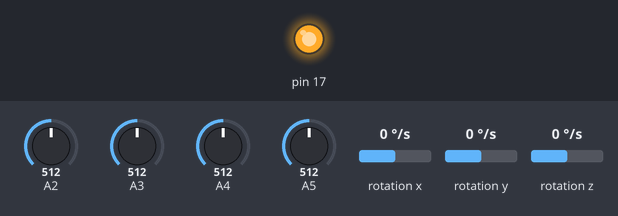
This sketch was run on a simulated Arduino Leonardo, built with avr-gcc and run on an emulated ATmega32U4. Parts: output pins drawn as LEDs (lit = HIGH). Wiring (inferred from the names in the program): ADS1015 converter at I2C address 0x48; MPU-6050 motion sensor at I2C address 0x68. Inputs (shaded band) come from the test bench; at power-on: A2 = 512, A3 = 512, A4 = 512, A5 = 512, rotation x 0 °/s, rotation y 0 °/s, rotation z 0 °/s. USB keyboard and mouse output is not drawn; what the sketch prints to the serial monitor is not drawn.

Above: at 0.1 s.
At 1.1 s:
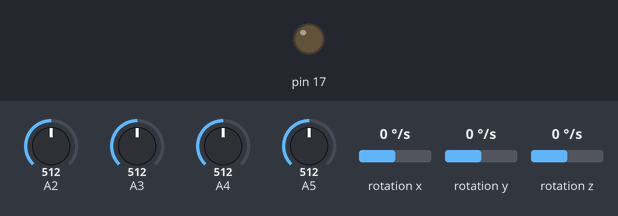
Timing chart, 0 to 2.6 s (numbered marks = the images above):
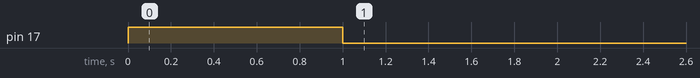

The sketch:

Leo_A1.ino
```cpp
#include "I2C.h"
#include "MPU_6050.h"
#include "MPU_6050_reg.h"
#include "Flex.h"

#include <Mouse.h>
#include <Keyboard.h>

#define F_CPU 16000000UL
#include <avr/io.h>
#include <inttypes.h>
#include <stdint.h>
#include <util/delay.h>
#include <stdlib.h>
#include <string.h>
#include <avr/interrupt.h>
#include <math.h>

volatile int xPosition = 0, yPosition = 0;
int control = 0;
int key_press = 0;

void initialize_adc(){

  PRR0 &= ~(1<<PRADC);
  ADMUX = 0x40;
  //Select Vref = AVcc
  ADMUX |= (1<<REFS0);
  ADMUX &= ~(1<<REFS1);

  //Setup ADC Clock div by 128 -> 125KHz
  ADCSRA |= (1<<ADPS0);
  ADCSRA |= (1<<ADPS1);
  ADCSRA |= (1<<ADPS2);

  //Setting Conversion Bit to 0
  ADCSRA &= ~(1<<ADIF);

  //Set to auto trigger
  ADCSRA |= (1<<ADATE);

  //Disable Input Buffer on ADC PIN
  DIDR0 |= (1<<ADC0D);

  //Enable ADC
  ADCSRA |= (1<<ADEN);
  //Start Conversion
  ADCSRA |= (1<<ADSC);

}

uint16_t flex_resL, flex_resR;
uint8_t ret;
int mouseL, mouseR;
int16_t accel_buff[3], gyro_buff[3];
int vx, vy;
void setup() {

  Mouse.begin();
  Keyboard.begin();
  initialize_adc();
  Serial.begin(9600);
  DDRB |= (1<<0);
  sei();
  init_i2c();
  ret = i2c_start_w_address(MPU6050_ADDRESS + I2C_WRITE);
  if(ret == 0){
    PORTB |= (1<<0);
    _delay_ms(1000);
    PORTB &= ~(1<<0);
  }
  mpu6050_init();
  flex_init();
  //can read flex either directly using ADC or over I2c.
}

void loop() {

  //flex_resL = flex_get_data(0); // mapping 0th cahnnel to left finger
  //flex_resR = flex_get_data(1); //mapping 1st channel to the right finger


  mpu6050_read_gyro_ALL(gyro_buff);

  vx = (gyro_buff[0]+300)/150;  // change 300 from 0 to 355
  vy = -(gyro_buff[2]-0)/150; // same here about "-100"  from -355 to 0

/*
  Serial.print("gx = ");
  Serial.print(gyro_buff[0]);

  Serial.print(" | gy = ");
  Serial.print(gyro_buff[1]);

  Serial.print(" | gz = ");
  Serial.print(gyro_buff[2]);
  Serial.print("\n");
*/
  Mouse.move(vx, vy);
  //delay(20);

   while(!(ADCSRA & (1<<ADIF)));
      if(key_press == 0){
      xPosition = ADC;
      Serial.println("Value of X is = ");
      Serial.print(xPosition);
      Serial.println(" ");
      ADMUX = 0x41; //read from A1
      _delay_ms(10);
      key_press = 1;
      ADCSRA |= (1<<ADEN);
      ADCSRA |= (1<<ADSC);
    }
     if(key_press == 1){
      yPosition = ADC;
      Serial.println("Value of Y is = ");
      Serial.print(yPosition);
      Serial.println(" ");
      ADMUX = 0x44; //read from A4
      _delay_ms(10);
      key_press = 2;
      ADCSRA |= (1<<ADEN);
      ADCSRA |= (1<<ADSC);

   }

    if(key_press == 2){
      mouseL = ADC; // this will be at anaog 3
      Serial.println("Value of Mouse Left is = ");
      Serial.print(mouseL);
      Serial.println(" ");
      ADMUX = 0x45;
      _delay_ms(10);
      key_press = 3;
      ADCSRA |= (1<<ADEN);
      ADCSRA |= (1<<ADSC);
   }

   if(key_press == 3){
      mouseR = ADC; // this will be at analog 2
      Serial.println("Value of Mouse Right is = ");
      Serial.print(mouseR);
      Serial.println(" ");

      ADMUX = 0x40;
      _delay_ms(10);
      key_press = 0;
      ADCSRA |= (1<<ADEN);
      ADCSRA |= (1<<ADSC);
    }


   if(mouseL < 620){
      Mouse.press(MOUSE_LEFT);
    }

    if(mouseR < 590){
      Mouse.press(MOUSE_RIGHT);
    }

    if (xPosition < 250 && (yPosition>250 && yPosition<750))
     {
     //Keyboard.releaseAll();
      Keyboard.press('a'); //for a
      //Keyboard.release('a');
     }

     else if (xPosition > 750 && (yPosition>250 && yPosition<750))
     {
     // Keyboard.releaseAll();
      Keyboard.press('d'); //for d
      //Keyboard.release('d');
     }

    else if (yPosition > 750 && (xPosition>250 && xPosition< 750))
    {
      //Keyboard.releaseAll();
      Keyboard.press('w'); //for w
      //Keyboard.releaseAll();
    }

    else if (yPosition < 250 && (xPosition>250 && xPosition< 750))
    {
      //Keyboard.releaseAll();
      Keyboard.press('s'); //for s
      //Keyboard.releaseAll();
    }
    else{
      Keyboard.releaseAll();
      }
    //_delay_ms(20);

}
```

Flex.cpp
```cpp
/*
 * Flex.c
 *
 * Created: 12/18/2021 11:07:04 PM
 *  Author: arjun
 */
#include <inttypes.h>
#include <stdint.h>

#include "Flex.h"
#include "I2C.h"


//0 for device found
//1 if device not found
uint8_t flex_init(void)
{
	uint8_t res;
	res = i2c_start(flex_default_address+I2C_WRITE);

	i2c_start_wait(flex_default_address+I2C_WRITE);
	i2c_write(ADS1015_POINTER_CONFIG);
	uint16_t temp_data = 0b0000101010000001;
	i2c_write(temp_data >> 8);
	temp_data = temp_data & 0xFF;
	i2c_write(temp_data);
	i2c_stop();

}


//returns a zero when not functioning properly.
//returns analog output otherwise
uint16_t flex_get_data(uint8_t channel)
{

	uint16_t result;

	if(channel >= 2){return 0;}

	uint16_t config = ADS1015_CONFIG_OS_SINGLE | 0 | 0x0020;
	//oring with 0 to set in continuous mode,
	//0x3300 represent s sampling rate of 3300Hz

	//Will return a different hex value for each gain
	//0x0E00: +/- 0.256V
	//0X0000: +/- 6.144V
	//0X0200: +/- 4.096V
	//0X0400: +/- 2.048V
	//0X0600: +/- 1.024V
	//0X0800: +/- 0.512V
	//0X0A00: +/- 0.256V
	config |= 0x0E00; //setting gain


	switch (channel){
		case(0):
			config |= ADS1015_CONFIG_MUX_SINGLE_0;
			break;

		case(1):
			config |= ADS1015_CONFIG_MUX_SINGLE_1;
	}

	//write_register()

	//i2c_write_bytes(flex_default_address, ADS1015_POINTER_CONVERT,2, *config);

	i2c_start_wait(flex_default_address+I2C_WRITE);
	i2c_write(ADS1015_POINTER_CONFIG);
	uint8_t temp_data = config>>8;
	i2c_write(temp_data);
	temp_data = config & 0xFF;
	i2c_write(temp_data);
	i2c_stop();

	uint8_t req_res[2];

	i2c_start_wait(flex_default_address+I2C_WRITE);
	i2c_write(ADS1015_POINTER_CONVERT);
	i2c_rep_start(flex_default_address+I2C_READ);

	req_res[1] = i2c_readAck();
	req_res[0] = i2c_readNak();
	i2c_stop();

	result = req_res[1] | (req_res[0] << 8 );
	result = result >> 4;
	return result;

}
```

Flex.h
```cpp
/*
 * Flex.h
 *
 * Created: 12/18/2021 11:06:50 PM
 *  Author: arjun
 */


#ifndef FLEX_H_
#define FLEX_H_

#define flex_default_address 0b10010000 //shifted address

#define ADS1015_DELAY                (1)

//Pointer Register
#define ADS1015_POINTER_CONVERT      (0x00)
#define ADS1015_POINTER_CONFIG       (0x01)
#define ADS1015_POINTER_LOWTHRESH    (0x02)
#define ADS1015_POINTER_HITHRESH     (0x03)

#define ADS1015_CONFIG_OS_NO         (0x8000)
#define ADS1015_CONFIG_OS_SINGLE     (0x8000)
#define ADS1015_CONFIG_OS_READY      (0x0000)
#define ADS1015_CONFIG_OS_NOTREADY   (0x8000)

#define ADS1015_CONFIG_MODE_CONT     (0x0000)
#define ADS1015_CONFIG_MODE_SINGLE   (0x0100)

#define ADS1015_CONFIG_MUX_SINGLE_0    (0x4000)
#define ADS1015_CONFIG_MUX_SINGLE_1    (0x5000)
#define ADS1015_CONFIG_MUX_SINGLE_2    (0x6000)
#define ADS1015_CONFIG_MUX_SINGLE_3    (0x7000)
#define ADS1015_CONFIG_MUX_DIFF_P0_N1  (0x0000)
#define ADS1015_CONFIG_MUX_DIFF_P0_N3  (0x1000)
#define ADS1015_CONFIG_MUX_DIFF_P1_N3  (0x2000)
#define ADS1015_CONFIG_MUX_DIFF_P2_N3  (0x3000)


#define ADS1015_CONFIG_RATE_128HZ    (0x0000)
#define ADS1015_CONFIG_RATE_250HZ    (0x0020)
#define ADS1015_CONFIG_RATE_490HZ    (0x0040)
#define ADS1015_CONFIG_RATE_920HZ    (0x0060)
#define ADS1015_CONFIG_RATE_1600HZ   (0x0080)
#define ADS1015_CONFIG_RATE_2400HZ   (0x00A0)
#define ADS1015_CONFIG_RATE_3300HZ   (0x00C0)

#define ADS1015_CONFIG_PGA_MASK      (0X0E00)
#define ADS1015_CONFIG_PGA_TWOTHIRDS       (0X0000)  // +/- 6.144v
#define ADS1015_CONFIG_PGA_1         (0X0200)  // +/- 4.096v
#define ADS1015_CONFIG_PGA_2         (0X0400)  // +/- 2.048v
#define ADS1015_CONFIG_PGA_4         (0X0600)  // +/- 1.024v
#define ADS1015_CONFIG_PGA_8         (0X0800)  // +/- 0.512v
#define ADS1015_CONFIG_PGA_16        (0X0A00)  // +/- 0.256v

#define ADS1015_CONFIG_CMODE_TRAD   (0x0000)  // Traditional comparator with hysteresis (default)
#define ADS1015_CONFIG_CMODE_WINDOW (0x0010)  // Window comparator
#define ADS1015_CONFIG_CPOL_ACTVLOW (0x0000)  // ALERT/RDY pin is low when active (default)
#define ADS1015_CONFIG_CPOL_ACTVHI  (0x0008)  // ALERT/RDY pin is high when active
#define ADS1015_CONFIG_CLAT_NONLAT  (0x0000)  // Non-latching comparator (default)
#define ADS1015_CONFIG_CLAT_LATCH   (0x0004)  // Latching comparator
#define ADS1015_CONFIG_CQUE_1CONV   (0x0000)  // Assert ALERT/RDY after one conversions
#define ADS1015_CONFIG_CQUE_2CONV   (0x0001)  // Assert ALERT/RDY after two conversions
#define ADS1015_CONFIG_CQUE_4CONV   (0x0002)  // Assert ALERT/RDY after four conversions
#define ADS1015_CONFIG_CQUE_NONE    (0x0003)  // Disable the comparator and put ALERT/RDY in high state (default)


uint8_t flex_init(void);
uint16_t flex_get_data(uint8_t channel);


#endif /* FLEX_H_ */
```

I2C.cpp
```cpp
/*
 * I2C.c
 *
 * Created: 12/19/2021 9:35:47 AM
 *  Author: arjun
 */

#ifndef F_CPU
#define F_CPU 16000000UL
#endif

#define SCL_CLOCK  400000L

#include "I2C.h"
#include <stdint.h>
#include<inttypes.h>
#include<compat/twi.h>

void init_i2c()
{
		PORTD &= ~(1 << 0); //Port D0 SCL
		PORTD &= ~(1 << 1); //Port D1 SDA
		TWBR = ((( F_CPU / SCL_CLOCK ) - 16) / 2);
		TWSR = 0;
		TWCR = ( 1 << TWEN ); // enable i2c bus
}


//i2c start with address.
//returns 1 if device not accessible
//returns 0 if device accessible
unsigned char i2c_start_w_address(unsigned char address)
{
	uint8_t   twstatus;


	TWCR = (1<<TWINT) | (1<<TWSTA) | (1<<TWEN); // send start condn


	while(!(TWCR & (1<<TWINT))); //wait for its exec


	twstatus = TW_STATUS & 0xF8; //checking TWI status reg
	if ((twstatus != TW_START) && (twstatus != TW_REP_START)) return 1;

	// send device address
	TWDR = address;
	TWCR = (1<<TWINT) | (1<<TWEN);

	// wail until transmission completed and ACK/NACK has been received
	while(!(TWCR & (1<<TWINT)));

	// check value of TWI Status Register. Mask prescaler bits.
	twstatus = TW_STATUS & 0xF8;
	if ( (twstatus != TW_MT_SLA_ACK) && (twstatus != TW_MR_SLA_ACK) ) return 1;

	return 0;
}

void i2c_start_wait(unsigned char address)
{
	 uint8_t   twst;


	 while ( 1 )
	 {

		 TWCR = (1<<TWINT) | (1<<TWSTA) | (1<<TWEN); //start condition


		 while(!(TWCR & (1<<TWINT))); // wait


		 twst = TW_STATUS & 0xF8;
		 if ( (twst != TW_START) && (twst != TW_REP_START)) continue;

		 // send device address
		 TWDR = address;
		 TWCR = (1<<TWINT) | (1<<TWEN);


		 while(!(TWCR & (1<<TWINT))); // wait for completion


		 twst = TW_STATUS & 0xF8;
		 if ( (twst == TW_MT_SLA_NACK )||(twst ==TW_MR_DATA_NACK) )
		 {
			 /* device busy, send stop condition to terminate write operation */
			 TWCR = (1<<TWINT) | (1<<TWEN) | (1<<TWSTO);

			 // wait until stop condition is executed and bus released
			 while(TWCR & (1<<TWSTO));

			 continue;
		 }
		 //if( twst != TW_MT_SLA_ACK) return 1;
		 break;
	 }


}

//use in tandem with i2c start or i2c start wait
unsigned char i2c_write( unsigned char data )
{
	uint8_t   twstatus;

	TWDR = data;
	TWCR = (1<<TWINT) | (1<<TWEN);


	while(!(TWCR & (1<<TWINT)));

	twstatus = TW_STATUS & 0xF8;
	if( twstatus != TW_MT_DATA_ACK) return 1;
	return 0;

}


void i2c_read_byte(uint8_t dev_addr, uint8_t reg_addr, uint8_t* data)
{

	i2c_start_wait(dev_addr+I2C_WRITE); 	//start i2c to write register address
	i2c_write(reg_addr);			//write address of register to read
	i2c_rep_start(dev_addr+I2C_READ);	//restart i2c to start reading
	*data = i2c_readNak();
	i2c_stop();

}


void i2c_write_byte(uint8_t dev_addr, uint8_t reg_addr, uint8_t data)
{

	i2c_start_wait(dev_addr+I2C_WRITE);
	i2c_write(reg_addr);
	i2c_write(data);
	i2c_stop();

}

unsigned char i2c_readAck(void)
{
	TWCR = (1<<TWINT) | (1<<TWEN) | (1<<TWEA);
	while(!(TWCR & (1<<TWINT)));

    return TWDR;

}
unsigned char i2c_readNak(void)
{
	TWCR = (1<<TWINT) | (1<<TWEN);
	while(!(TWCR & (1<<TWINT)));

    return TWDR;

}

unsigned char i2c_rep_start(unsigned char address)
{
    return i2c_start_w_address( address );

}/* i2c_rep_start */


void i2c_stop(void)
{

	TWCR = (1<<TWINT) | (1<<TWEN) | (1<<TWSTO); //stop condition


	while(TWCR & (1<<TWSTO));

}
```

I2C.h
```cpp
/*
 * I2C.h
 *
 * Created: 12/19/2021 9:59:46 AM
 *  Author: arjun
 */


#ifndef I2C_H_
#define I2C_H_


#define I2C_READ 1
#define I2C_WRITE 0


#include <avr/io.h>
#include <stdint.h>


//function definitions

void init_i2c();
unsigned char i2c_start_w_address(unsigned char address);
void i2c_start_wait(unsigned char address);
unsigned char i2c_write( unsigned char data );
void i2c_read_byte(uint8_t dev_addr, uint8_t reg_addr, uint8_t* data);
void i2c_write_byte(uint8_t dev_addr, uint8_t reg_addr, uint8_t data);
unsigned char i2c_readAck(void);
unsigned char i2c_readNak(void);
unsigned char i2c_rep_start(unsigned char address);
void i2c_stop(void);


#endif /* I2C_H_ */
```

MPU_6050.cpp
```cpp
/*
 * MPU_6050.c
 *
 * Created: 12/19/2021 10:49:04 AM
 *  Author: arjun
 */
#include <inttypes.h>
#include <stdint.h>

#include "I2C.h"
#include "MPU_6050.h"
#include "MPU_6050_reg.h"
#include <inttypes.h>
#include <stdint.h>


uint8_t mpu6050_start(void){

	uint8_t res;
	res = i2c_start_w_address(MPU6050_ADDRESS+I2C_WRITE);
	if(~res){
		i2c_read_byte(MPU6050_ADDRESS, MPU6050_RA_WHO_AM_I, &res);

		if(res==0x68){
			return res;
			}else{
			return 0;
		}
		}else{
		return 0;
	}
}


void mpu6050_init(void){

	i2c_write_byte(MPU6050_ADDRESS, MPU6050_RA_PWR_MGMT_1, 0x00); //exit sleep mode
	i2c_write_byte(MPU6050_ADDRESS, MPU6050_RA_CONFIG, 0x01); //
	i2c_write_byte(MPU6050_ADDRESS, MPU6050_RA_GYRO_CONFIG, 0x00); // gyro ADC scale: 250 deg/s
	i2c_write_byte(MPU6050_ADDRESS, MPU6050_RA_ACCEL_CONFIG, 0x00); //accel ADC scale: 2 g // not using accel values though

	i2c_write_byte(MPU6050_ADDRESS, MPU6050_RA_INT_ENABLE, 0x00); //enable data ready interrupt
	i2c_write_byte(MPU6050_ADDRESS, MPU6050_RA_SIGNAL_PATH_RESET, 0x00); //don't reset signal path

}


void mpu6050_read_gyro_ALL(int16_t * buff){

	uint8_t tmp[2];

	mpu6050_read_gyro_X(tmp);
	buff[0] = (tmp[0]<<8)|(tmp[1]);
	mpu6050_read_gyro_Y(tmp);
	buff[1] = (tmp[0]<<8)|(tmp[1]);
	mpu6050_read_gyro_Z(tmp);
	buff[2] = (tmp[0]<<8)|(tmp[1]);
}


void mpu6050_read_accel_ALL(int16_t * buff){

	uint8_t tmp[2];

	mpu6050_read_accel_X(tmp);
	buff[0] = (tmp[0]<<8)|(tmp[1]);
	mpu6050_read_accel_Y(tmp);
	buff[1] = (tmp[0]<<8)|(tmp[1]);
	mpu6050_read_accel_Z(tmp);
	buff[2] = (tmp[0]<<8)|(tmp[1]);
}


void mpu6050_read_gyro_X(uint8_t * buff){

	i2c_read_byte(MPU6050_ADDRESS, MPU6050_RA_GYRO_XOUT_H, buff);
	i2c_read_byte(MPU6050_ADDRESS, MPU6050_RA_GYRO_XOUT_L, buff+1);
}


void mpu6050_read_gyro_Y(uint8_t * buff){

	i2c_read_byte(MPU6050_ADDRESS, MPU6050_RA_GYRO_YOUT_H, buff);
	i2c_read_byte(MPU6050_ADDRESS, MPU6050_RA_GYRO_YOUT_L, buff+1);
}


void mpu6050_read_gyro_Z(uint8_t * buff){

	i2c_read_byte(MPU6050_ADDRESS, MPU6050_RA_GYRO_ZOUT_H, buff);
	i2c_read_byte(MPU6050_ADDRESS, MPU6050_RA_GYRO_ZOUT_L, buff+1);
}


void mpu6050_read_accel_X(uint8_t * buff){

	i2c_read_byte(MPU6050_ADDRESS, MPU6050_RA_ACCEL_XOUT_H, buff);
	i2c_read_byte(MPU6050_ADDRESS, MPU6050_RA_ACCEL_XOUT_L, buff+1);
}


void mpu6050_read_accel_Y(uint8_t * buff){

	i2c_read_byte(MPU6050_ADDRESS, MPU6050_RA_ACCEL_YOUT_H, buff);
	i2c_read_byte(MPU6050_ADDRESS, MPU6050_RA_ACCEL_YOUT_L, buff+1);
}


void mpu6050_read_accel_Z(uint8_t * buff){

	i2c_read_byte(MPU6050_ADDRESS, MPU6050_RA_ACCEL_ZOUT_H, buff);
	i2c_read_byte(MPU6050_ADDRESS, MPU6050_RA_ACCEL_ZOUT_L, buff+1);
}
```

MPU_6050.h
```cpp
/*
 * MPU_6050.h
 *
 * Created: 12/19/2021 10:48:25 AM
 *  Author: arjun
 */


#ifndef MPU_6050_H_
#define MPU_6050_H_


uint8_t mpu6050_start(void);


//configure important settings in mpu6050
//subject to change app(ilcation) by app
void mpu6050_init(void);


// read gyro/accel X, Y, Z all at once, high- & low-8-bits combined
// return int16_t (signed) in buff
// buff must have at least 3 available places
// data sequence: (buff)-->X, (buff+1)-->Y, (buff+2)-->Z
// no error handling for too small buff
void mpu6050_read_gyro_ALL(int16_t * buff);
void mpu6050_read_accel_ALL(int16_t * buff);


//read gyro/accel X, Y, Z, high- & low-8-bits separated, high first
//buff must have at least 2 available places
//no error handling for too small buff
void mpu6050_read_gyro_X(uint8_t * buff);
void mpu6050_read_gyro_Y(uint8_t * buff);
void mpu6050_read_gyro_Z(uint8_t * buff);
void mpu6050_read_accel_X(uint8_t * buff);
void mpu6050_read_accel_Y(uint8_t * buff);
void mpu6050_read_accel_Z(uint8_t * buff);


#endif /* MPU_6050_H_ */
```

MPU_6050_reg.h
```cpp
/*
 * MPU_6050_reg.h
 *
 * Created: 12/19/2021 10:50:16 AM
 *  Author: arjun
 */


#ifndef MPU_6050_REG_H_
#define MPU_6050_REG_H_

#define MPU6050_ADDRESS 0b11010000 // Address with end write bit
#define MPU6050_RA_CONFIG 0x1A
#define MPU6050_RA_GYRO_CONFIG 0x1B
#define MPU6050_RA_ACCEL_CONFIG 0x1C
#define MPU6050_RA_PWR_MGMT_1 0x6B
#define MPU6050_RA_WHO_AM_I 0x75
#define MPU6050_RA_INT_ENABLE 0x38
#define MPU6050_RA_SIGNAL_PATH_RESET 0x68

#define MPU6050_RA_ACCEL_XOUT_H 0x3B//
#define MPU6050_RA_ACCEL_XOUT_L 0x3C//

#define MPU6050_RA_ACCEL_YOUT_H 0x3D//
#define MPU6050_RA_ACCEL_YOUT_L 0x3E//

#define MPU6050_RA_ACCEL_ZOUT_H 0x3F//
#define MPU6050_RA_ACCEL_ZOUT_L 0x40//

#define MPU6050_RA_GYRO_XOUT_H 0x43//
#define MPU6050_RA_GYRO_XOUT_L 0x44//

#define MPU6050_RA_GYRO_YOUT_H 0x45//
#define MPU6050_RA_GYRO_YOUT_L 0x46//

#define MPU6050_RA_GYRO_ZOUT_H 0x47//
#define MPU6050_RA_GYRO_ZOUT_L 0x48//


#endif /* MPU_6050_REG_H_ */
```
